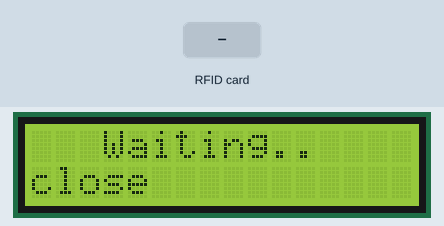
Simulated run of this sketch. Board: ESP8266 (NodeMCU). Parts: 16×2 character LCD. The test bench sets the inputs (shaded band). WiFi joins after 1.5 s; servers stay silent unless stated; uploads are accepted with an empty reply; what the sketch prints to the serial monitor is not drawn.

Above: at 3.4 s.
3.5 s: RFID card 69 C9 D2 35 held to the reader
At 7.65 s:
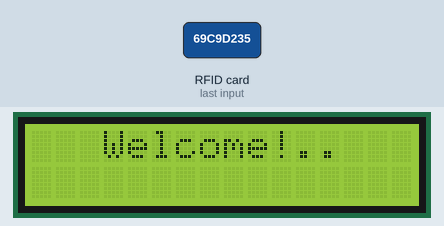
8.9 s: RFID card 39 0B B6 B0 held to the reader
At 13.34 s:
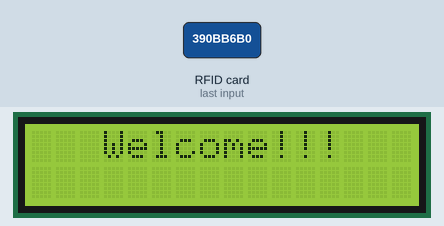
14.3 s: RFID card 5E 7A 19 C4 held to the reader
At 20.6 s:
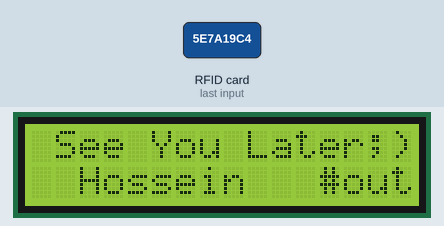

Measured:
- what the display in image 3 shows lasts 0.7 s, from 20.1 s to 20.8 s

The sketch:

rfid_with_esp8266.ino
```cpp
#include <Adafruit_GFX.h>
#include <Adafruit_SSD1306.h>
#include <Arduino.h>
#include <ESP8266WiFi.h>
#include "HTTPSRedirect.h"
#include "Display.h"
#include <Wire.h>
#include <PN532_I2C.h>
#include <PN532.h>
#include <NfcAdapter.h>
//added
#include <LiquidCrystal_I2C.h>

PN532_I2C pn532_i2c(Wire);
// int ledpin1 = D5;
// int ledpin2 = D6;
NfcAdapter nfc = NfcAdapter(pn532_i2c);
// Primitive Values
String tagId1 = "69 C9 D2 35";
String tagId2= "39 0B B6 B0";
String tagId = "None";
byte nuidPICC[4];
bool isPend = false;
bool IN = false;
bool IN2 = false;

// Enter network credentials:
const char* ssid     = "Lucerfan";
const char* password = "erfan_m1383";

// Enter Google Script Deployment ID:
const char *GScriptId = "AKfycby3o0voFb1YA4voIMcL9oC3iDWXYdOscl-w0u8fOQLO3EohFxk5YSSiIfqbWbfsBWeJ";

// Enter command (insert_row or append_row) and your Google Sheets sheet name (default is Sheet1):
String payload_base =  "{\"command\": \"insert_row\", \"sheet_name\": \"Sheet1\", \"values\": ";
String payload = "";

// Google Sheets setup (do not edit)
const char* host = "script.google.com";
const int httpsPort = 443;
const char* fingerprint = "";
String url = String("/macros/s/") + GScriptId + "/exec";
HTTPSRedirect* client = nullptr;

// Declare variables that will be published to Google Sheets
String user = "";
String id = "";
String enter ="";

Display display(isPend);

void setup() {

  Serial.begin(9600);

  Serial.println('\n');
  display.initialize();
  // pinMode(ledpin1,OUTPUT);
  // pinMode(ledpin2,OUTPUT);
  Serial.println("System initialized");

  nfc.begin();
  // digitalWrite(ledpin1, LOW);
  // digitalWrite(ledpin2, LOW);
  // Connect to WiFi
  WiFi.begin(ssid, password);
  Serial.print("Connecting to ");
  Serial.print(ssid); Serial.println(" ...");

  while (WiFi.status() != WL_CONNECTED) {
    delay(1000);
    Serial.print(".");
  }
  Serial.println('\n');
  Serial.println("Connection established!");
  Serial.print("IP address:\t");
  Serial.println(WiFi.localIP());

  // Use HTTPSRedirect class to create a new TLS connection
  client = new HTTPSRedirect(httpsPort);
  client->setInsecure();
  client->setPrintResponseBody(true);
  client->setContentTypeHeader("application/json");

  Serial.print("Connecting to ");
  Serial.println(host);

  // Try to connect for a maximum of 5 times
  bool flag = false;
  for (int i=0; i<5; i++) {
    int retval = client->connect(host, httpsPort);
    if (retval == 1) {
       flag = true;
       Serial.println("Connected");
       break;
    }
    else
      Serial.println("Connection failed. Retrying...");
  }
  if (!flag){
    Serial.print("Could not connect to server: ");
    Serial.println(host);
    return;
  }
  delete client;    // delete HTTPSRedirect object
  client = nullptr; // delete HTTPSRedirect object

}


void loop() {

    if(readNFC()) {

        if (tagId==tagId1) {
            if (IN) {
                // if( digitalRead(ledpin1) == 1) {
                // digitalWrite(ledpin1, LOW);
                enter="";
                user="Erfan";
                id="123";
                enter="out";
                IN = false;
                updatesheet(user,id, enter);
                display.successOUT(user, enter);
                tagId = "";
                delay(500);
              // }

            } else {
                // if( digitalRead(ledpin1) == 0) {
                // digitalWrite(ledpin1, HIGH);
                user="Erfan";
                id="123";
                enter="in";
                IN = true;
                updatesheet(user,id, enter);
                tagId = "";
                display.successIN(user, enter);
                delay(500);
              // }
            }
        } else {
            if (IN2) {
                // if( digitalRead(ledpin2) == 1) {
                // digitalWrite(ledpin2, LOW);
                user="Hossein";
                id="456";
                enter="out";
                IN2 = false;
                updatesheet(user,id, enter);
                display.successOUT(user, enter);
                tagId = "";
                delay(500);
              // }
            } else {
                // if( digitalRead(ledpin2) == 0) {
                // digitalWrite(ledpin2, HIGH);
                user="";
                id="";
                enter="";
                user="Hossein";
                id="456";
                enter="in";
                IN2 = true;
                updatesheet(user,id, enter);
                display.successIN(user, enter);
                tagId = "";
                delay(500);
              // }
            }
        }
    }
    else
        display.pend();
}

void updatesheet(String user, String id, String enter) {

  static bool flag = false;
  if (!flag) {
    client = new HTTPSRedirect(httpsPort);
    client->setInsecure();
    flag = true;
    client->setPrintResponseBody(true);
    client->setContentTypeHeader("application/json");
  }
  if (client != nullptr) {
    if (!client->connected()) {
      client->connect(host, httpsPort);
    }
  }
  else {
    Serial.println("Error creating client object!");
  }

  // Create json object string to send to Google Sheets
  payload = payload_base + "\"" + user + "," + id + "," + enter + "\"}";

  // Publish data to Google Sheets
  Serial.println("Publishing data...");
  Serial.println(payload);
  if(client->POST(url, host, payload)) {
    // do stuff here if publish was successful
  }
  else {
    // do stuff here if publish was not successful
    Serial.println("Error while connecting");
  }

  // a delay of several seconds is required before publishing again
  delay(1000);
  }

bool readNFC() {
  if (nfc.tagPresent()) {
    NfcTag tag = nfc.read();
    tag.print();
    tagId = tag.getUidString();
    Serial.println("tag details :");
    String content= "";
    byte myByte[] = {0x00, 0xFF};
    // const unsigned char* myByte_ptr = myByte;
    Serial.println();
    tag.getUid(myByte, tag.getUidLength());
    for (int i = 0 ; i < tag.getUidLength() ; i++) {
        Serial.println(myByte[i]);
    }
    // tag.getUid(byte *uid, unsigned int uidLength)
    // for (byte i = 0; i < tag.getUidLength(); i++)
    // {
    //     Serial.print(tag.getUid(i, tag.getUidLength()) < 0x10 ? " 0" : " ");
    //     Serial.print(tag.getUid(i, tag.getUidLength()), HEX);
    //     content.concat(String(tag.getUid(i, tag.getUidLength()) < 0x10 ? " 0" : " "));
    //     content.concat(String(tag.getUid(i, tag.getUidLength()), HEX));
    // }
    content.toUpperCase();
    tag.print();
    // Serial.println("Tag UID : " + tag.print() + " ");
    Serial.println("Tag id");
    Serial.println(tagId);
    delay(1000);
    return true;
  }
  return false;
}
```

DebugMacros.h
```cpp
// Variadic macros used to print information in de-bugging mode
// from LarryD, Arduino forum

#pragma once
// un-comment this line to print the debugging statements
//#define DEBUG

#ifdef DEBUG
  #define DPRINT(...)    Serial.print(__VA_ARGS__)
  #define DPRINTLN(...)  Serial.println(__VA_ARGS__)
#else
  // define blank line
  #define DPRINT(...)
  #define DPRINTLN(...)
#endif
```

Display.h
```cpp
#include <LiquidCrystal_I2C.h>

class Display
{
    public:
        int UpWordThreshold = 3;
        int DownWordThreshold = 10;
        String upWord = "Waiting";
        String downWord = "close your card";
        // set the LCD address to 0x27 for a 16 chars and 2 line display
        LiquidCrystal_I2C lcd;
        bool isPend;
        int k;

        Display(bool ispend) : lcd(0x27, 16, 2) {
            this->isPend = ispend;
        }

        void initialize() {
            lcd = LiquidCrystal_I2C(0x27, 16, 2);
            lcd.init();
            lcd.clear();
            lcd.backlight();      // Make sure backlight is on
        }

        void pend ()
        {
            // Print a message on both lines of the LCD.
            lcd.setCursor(UpWordThreshold , 0);   //Set cursor to character 2 on line 0
            lcd.print(upWord);
            lcd.setCursor(0 , 1);
            lcd.print("                ");
            // Access each character in the string using indexing
            for (int j = 0; j < downWord.length(); ++j)
            {
                k = j % 4;
                //print dots of Waiting
                if (DownWordThreshold + k == DownWordThreshold + 3) {
                lcd.setCursor(DownWordThreshold, 0);
                lcd.print("     ");
                }
                else {
                lcd.setCursor(DownWordThreshold + k, 0);
                lcd.print(".");
                delay(100);
                }
                // Print each character
                lcd.setCursor(j , 1);
                lcd.print(downWord[j]);
                delay(100);
            }
            delay(100);

        }

        void successIN(String username, String status)
        {
            upWord = "Welcome";
            downWord = "  " + username + "   #" + status;

            // Print a message on both lines of the LCD.
            lcd.setCursor(UpWordThreshold , 0);   //Set cursor to character 2 on line 0
            lcd.print(upWord);
            lcd.setCursor(0 , 1);
            lcd.print("                ");
            // Access each character in the string using indexing
            for (int j = 0; j < downWord.length(); ++j)
            {
                k = j % 4;
                //print dots of Waiting
                if (DownWordThreshold + k == DownWordThreshold + 3) {
                lcd.setCursor(DownWordThreshold, 0);
                lcd.print("     ");
                }
                else {
                lcd.setCursor(DownWordThreshold + k, 0);
                lcd.print("!");
                delay(100);
                }
                // Print each character
                lcd.setCursor(j , 1);
                lcd.print(downWord[j]);
                delay(100);
            }
            delay(100);
        }

        void successOUT(String username, String status)
        {
            upWord = "See You Later;)";
            downWord = "  " + username + "   #" + status;
            UpWordThreshold = 1;

            // Print a message on both lines of the LCD.
            lcd.setCursor(UpWordThreshold , 0);   //Set cursor to character 2 on line 0
            lcd.print(upWord);
            lcd.setCursor(0 , 1);
            lcd.print("                ");
            // Access each character in the string using indexing
            for (int j = 0; j < downWord.length(); ++j)
            {
                k = j % 2;
                //print dots of Waiting
                if (DownWordThreshold + k == DownWordThreshold + 3) {
                lcd.setCursor(DownWordThreshold, 0);
                lcd.print("     ");
                }
                // else {
                // lcd.setCursor(DownWordThreshold + k, 0);
                // lcd.print();
                // delay(100);
                // }
                // Print each character
                lcd.setCursor(j , 1);
                lcd.print(downWord[j]);
                delay(100);
            }
            delay(100);
        }

};
```

HTTPSRedirect.h
```cpp
// (licence header left out)
#pragma once
#include <WiFiClientSecure.h>

// Un-comment for extra functionality
//#define EXTRA_FNS
#define OPTIMIZE_SPEED

class HTTPSRedirect : public WiFiClientSecure {
  private:
    const int _httpsPort;
    bool _keepAlive;
    String _redirUrl;
    String _redirHost;
    unsigned int _maxRedirects;  // to-do
    const char* _contentTypeHeader;

    struct headerFields{
      String transferEncoding;
      unsigned int contentLength;
      #ifdef EXTRA_FNS
      String contentType;
      #endif
    };

    headerFields _hF;

    String _Request;

    struct Response{
      int statusCode;
      String reasonPhrase;
      bool redirected;
      String body;
    };

    Response _myResponse;
    bool _printResponseBody;

    void Init(void);
    bool printRedir(void);
    void fetchHeader(void);
    bool getLocationURL(void);
    void fetchBodyUnChunked(unsigned);
    void fetchBodyChunked(void);
    unsigned int getResponseStatus(void);
    void InitResponse(void);
    void createGetRequest(const String&, const char*);
    void createPostRequest(const String&, const char*, const String&);

#ifdef EXTRA_FNS
    void fetchBodyRaw(void);
    void printHeaderFields(void);
#endif

  public:
    HTTPSRedirect(const int);
    ~HTTPSRedirect();

    bool GET(const String&, const char*);
    bool GET(const String&, const char*, const bool&);
    bool POST(const String&, const char*, const String&);
    bool POST(const String&, const char*, const String&, const bool&);

    int getStatusCode(void);
    String getReasonPhrase(void);
    String getResponseBody(void);

    void setPrintResponseBody(bool);
    void setMaxRedirects(const unsigned int);

    void setContentTypeHeader(const char *);
#ifdef OPTIMIZE_SPEED
    bool reConnectFinalEndpoint(void);
#endif

};
```

Source omitted: HTTPSRedirect.cpp (12294 bytes)
